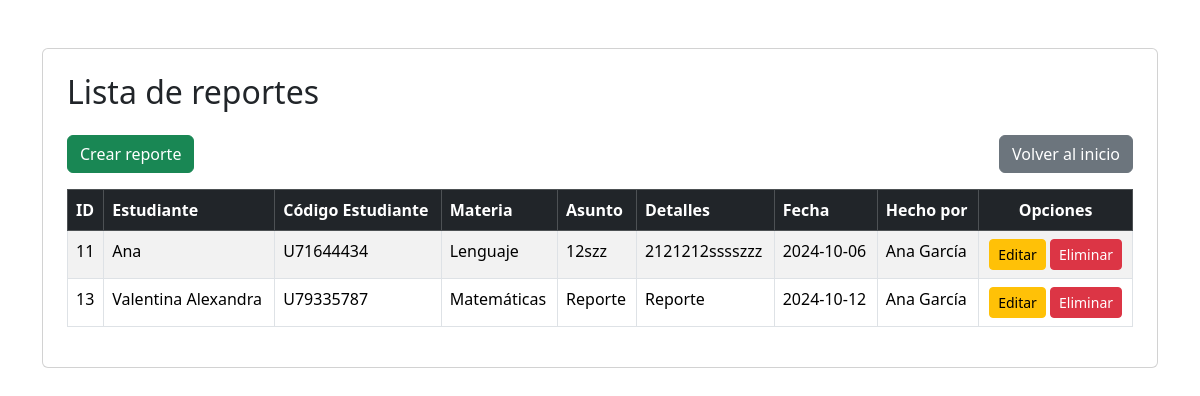
The page /PuellaSchool/views/report/reportIndex.php (signed in) on the database its author committed.
### tables this page shows
CREATE TABLE `tbl_report` (
  `ReportID` int NOT NULL AUTO_INCREMENT,
  `reportDate` date NOT NULL,
  `reportSubject` varchar(255) NOT NULL,
  `reportDetails` text NOT NULL,
  `StudentID` int DEFAULT NULL,
  `UserID` int NOT NULL,
  `SubjectID` int DEFAULT NULL,
  PRIMARY KEY (`ReportID`),
  KEY `StudentID` (`StudentID`),
  KEY `UserID` (`UserID`),
  KEY `SubjectID` (`SubjectID`),
  CONSTRAINT `tbl_report_ibfk_1` FOREIGN KEY (`StudentID`) REFERENCES `tbl_student` (`StudentID`) ON DELETE SET NULL,
  CONSTRAINT `tbl_report_ibfk_2` FOREIGN KEY (`UserID`) REFERENCES `tbl_user` (`UserID`) ON DELETE CASCADE,
  CONSTRAINT `tbl_report_ibfk_3` FOREIGN KEY (`SubjectID`) REFERENCES `tbl_subject` (`SubjectID`) ON DELETE SET NULL
);

CREATE TABLE `tbl_student` (
  `StudentID` int NOT NULL AUTO_INCREMENT,
  `studentCode` varchar(10) NOT NULL,
  `studentName` varchar(255) NOT NULL,
  `studentLastName` varchar(255) NOT NULL,
  `studentGender` varchar(50) NOT NULL,
  `studentPhone` varchar(50) NOT NULL,
  `studentEmail` varchar(100) NOT NULL,
  `studentAddress` varchar(255) NOT NULL,
  `studentModality` varchar(50) NOT NULL,
  `VocationID` int DEFAULT NULL,
  PRIMARY KEY (`StudentID`),
  UNIQUE KEY `studentCode` (`studentCode`),
  KEY `VocationID` (`VocationID`),
  CONSTRAINT `tbl_student_ibfk_1` FOREIGN KEY (`VocationID`) REFERENCES `tbl_vocation` (`VocationID`) ON DELETE SET NULL
);

CREATE TABLE `tbl_subject` (
  `SubjectID` int NOT NULL AUTO_INCREMENT,
  `subjectName` varchar(100) NOT NULL,
  `subjectInfo` varchar(255) NOT NULL,
  PRIMARY KEY (`SubjectID`)
);

CREATE TABLE `tbl_user` (
  `UserID` int NOT NULL AUTO_INCREMENT,
  `userCode` varchar(10) NOT NULL,
  `userName` varchar(255) NOT NULL,
  `userGender` varchar(50) NOT NULL,
  `userPhone` varchar(50) NOT NULL,
  `userEmail` varchar(100) NOT NULL,
  `userNickname` varchar(25) NOT NULL,
  `userPassword` varchar(500) NOT NULL,
  `userAddress` varchar(255) NOT NULL,
  `RolID` int DEFAULT NULL,
  PRIMARY KEY (`UserID`),
  UNIQUE KEY `userCode` (`userCode`),
  KEY `RolID` (`RolID`),
  CONSTRAINT `tbl_user_ibfk_1` FOREIGN KEY (`RolID`) REFERENCES `tbl_role` (`RolID`) ON DELETE SET NULL
);

### PuellaSchool/controllers/reportController.php (called while the page is built, shortened)
<?php
require_once(dirname(__FILE__) . "/../conf/database.php");
require_once(dirname(__FILE__) . "/../models/reportModel.php");
class ReportController
{
    private $report;
    public function __construct()
    {
        $database = new Database();
        $this->db = $database->getConnection();
        $this->report = new ReportModel($this->db);
    }
    public function index($userID)
    {
        $result = $this->report->getReports($userID);
        $reports = $result->fetchAll(PDO::FETCH_ASSOC);
        include(dirname(__FILE__) . '/../views/report/reportList.php');
    }
}

### PuellaSchool/conf/database.php (called while the page is built, shortened)
<?php
    class Database{
        private $host = "localhost";
        private $database = "PuellaSchoolDB";
        private $user = "root";
        private $password = "123123";
        public function getConnection(){
            $this->conn = null;
            try{
                $this->conn = new PDO("mysql:host=".$this->host.";dbname=".$this->database, $this->user, $this->password);
                $this->conn->exec("set names utf8");
            }catch(PDOException $ex){
                echo"Connection error: ".$ex->getMessage();
                die();
            }
            return $this->conn;
        }
    }
?>

### PuellaSchool/models/reportModel.php (called while the page is built, shortened)
<?php
    class ReportModel{
        private $conn;
        public function __construct($db)
        {
            $this->conn = $db;
        }
        public function getReports($userID)
        {
            $query = "CALL sp_SelectReports(:userID);";
            $result = $this->conn->prepare($query);
            $result->bindParam("userID", $userID);
            $result->execute();
            return $result;
        }
    }
?>

### PuellaSchool/views/report/reportList.php (the view, shortened to what this page needs)
<!DOCTYPE html>
<html lang="en">
<head>
    <link href="https://cdn.jsdelivr.net/npm/bootstrap@5.3.3/dist/css/bootstrap.min.css" rel="stylesheet">
    <link href="https://cdnjs.cloudflare.com/ajax/libs/font-awesome/6.4.0/css/all.min.css" rel="stylesheet">
</head>
<body>
    <div class="container">
        <div class="card mt-5 p-4">
            <h2 class="mb-4">Lista de reportes</h2>
            <div class="d-flex justify-content-between mb-3">
                <a href="./reportIndex.php?action=create" class="btn btn-success">Crear reporte</a>
                <a href="../dist/pages/index.php" class="btn btn-secondary">Volver al inicio</a>
            </div>
            <div class="table-responsive">
                <table class="table table-striped table-bordered">
                    <thead class="table-dark">
                        <tr>
                            <th scope="col">ID</th>
                            <th scope="col">Estudiante</th>
                            <th scope="col">Código Estudiante</th>
                            <th scope="col">Materia</th>
                            <th scope="col">Asunto</th>
                            <th scope="col">Detalles</th>
                            <th scope="col">Fecha</th>
                            <th scope="col">Hecho por</th>
                            <th scope="col" class="text-center">Opciones</th>
                        </tr>
                    </thead>
                    <tbody>
                        <?php foreach ($reports as $report) : ?>
                            <tr>
                                <td><?= htmlspecialchars($report['ReportID']); ?></td>
                                <td><?= htmlspecialchars($report['studentName']); ?></td>
                                <td><?= htmlspecialchars($report['studentCode']); ?></td>
                                <td><?= htmlspecialchars($report['subjectName']); ?></td>
                                <td><?= htmlspecialchars($report['reportSubject']); ?></td>
                                <td style="max-width: 300px; word-wrap: break-word;">
                                    <?= htmlspecialchars($report['reportDetails']); ?>
                                </td>
                                <td><?= htmlspecialchars($report['reportDate']); ?></td>
                                <td><?= htmlspecialchars($report['userName']); ?></td>
                                <td class="text-center">
                                    <a href="reportIndex.php?action=edit&id=<?= $report['ReportID'] ?>" class="btn btn-warning btn-sm">Editar</a>
                                    <a href="reportIndex.php?action=delete&id=<?= $report['ReportID'] ?>" class="btn btn-danger btn-sm">Eliminar</a>
                                </td>
                            </tr>
                        <?php endforeach; ?>
                    </tbody>
                </table>
            </div>
        </div>
    </div>
</body>
</html>

### rows shown on the page
tbl_report: ReportID "11", StudentID.studentName "Ana", StudentID.studentCode "U71644434", SubjectID.subjectName "Lenguaje", reportSubject "12szz", reportDetails "2121212sssszzz", reportDate "2024-10-06", UserID.userName "Ana García"
tbl_report: ReportID "13", StudentID.studentName "Valentina Alexandra", StudentID.studentCode "U79335787", SubjectID.subjectName "Matemáticas", reportSubject "Reporte", reportDetails "Reporte", reportDate "2024-10-12", UserID.userName "Ana García"
